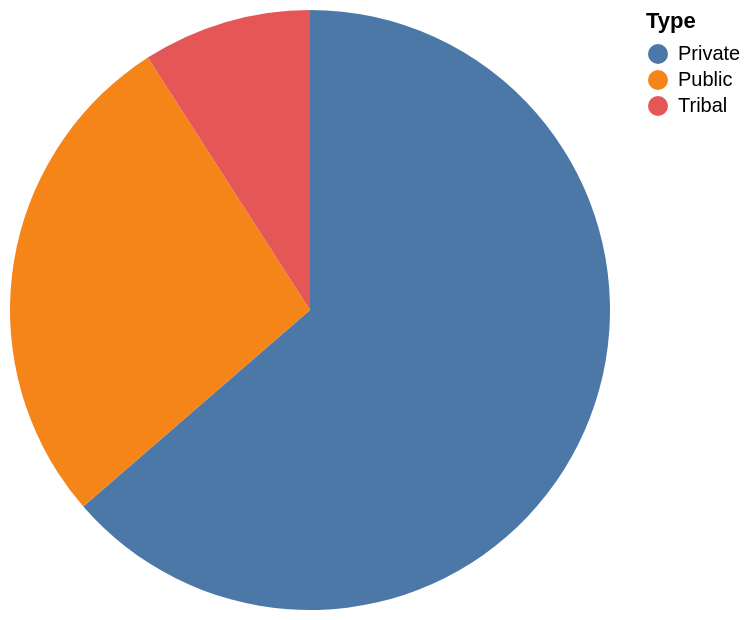

Source (Vega-Lite JSON):
### Vega-Lite specification from a JSON file in a GitHub repository (floating-point values rounded to 4 significant figures)
{"data": {"values": [{"x_data": "Private", "y_data": 7}, {"x_data": "Public", "y_data": 3}, {"x_data": "Tribal", "y_data": 1}]}, "mark": "arc", "encoding": {"theta": {"field": "y_data", "type": "quantitative", "title": "count(*)"}, "color": {"field": "x_data", "type": "nominal", "title": "Type"}}}
